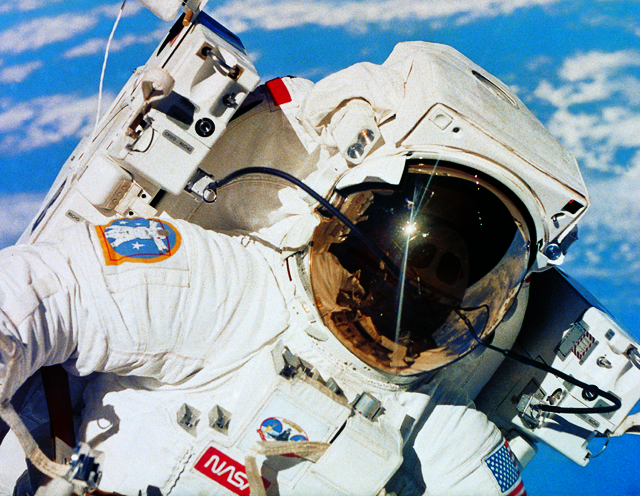
#> input picture курс 3/семестр 2/Графические и мультимедийные системы/src/labs/Astronaut.bmp, 640 x 496 px
$ python main.py
#> lines starting #> are read from the running program, lines starting #| are printed output that depends on the picture
#> the answer given: 1
#> the answer given: labs/Astronaut.bmp
#> the answer given: labs/Ducky.bmp
### курс 3/семестр 2/Графические и мультимедийные системы/src/labs/rasterFiles.py
import struct

import numpy as np
from PIL import Image


class rasterFiles:
    """
    Класс для работы с растровыми файлами форматов BMP и пользовательского .FIO (здесь .LGO).
    Предоставляет функциональность для чтения заголовков, попиксельной обработки и сохранения изображений.
    """

    # Определение пользовательского формата заголовка для формата .FIO (Лабораторная работа 1).
    # FIO_HEADER_FORMAT: Строка формата для struct.pack/unpack.
    # '<2s16sI4I' означает:
    #   <   - little-endian (порядок байтов от младшего к старшему)
    #   2s  - 2 байта для типа файла (например, 'BM' для BMP)
    #   16s - 16 байт для комментария
    #   I   - беззнаковое целое (4 байта) для размера растра
    #   4I  - четыре беззнаковых целых (по 4 байта каждое) для смещения данных, ширины, высоты, количества пикселей
    FIO_HEADER_FORMAT = '<2s16sI4I'
    # HEADER_SIZE: Вычисляем размер заголовка в байтах на основе определенного формата.
    HEADER_SIZE = struct.calcsize(FIO_HEADER_FORMAT)

    def __read_bmp_header(self, file_path):
        """
        Читает и извлекает ключевую информацию из заголовка BMP-файла.

        Args:
            file_path (str): Путь к BMP-файлу.

        Returns:
            dict: Словарь с информацией о заголовке BMP:
                  'file_type', 'comment', 'raster_size', 'data_offset',
                  'width', 'height', 'pixel_count'.
        """
        with open(file_path, 'rb') as f:
            # Перейти к смещению ширины и высоты (байты 18-25 в BMP заголовке)
            f.seek(18)
            # Считать 8 байт (по 4 байта на каждое) для ширины и высоты
            width, height = struct.unpack('<II', f.read(8))

            # Перейти к смещению данных (байт 10 в BMP заголовке)
            f.seek(10)
            # Считать 4 байта для смещения данных растра от начала файла
            data_offset = struct.unpack('<I', f.read(4))[0]

            # Перейти к размеру растровых данных (байт 34 в BMP заголовке)
            f.seek(34)
            # Считать 4 байта для размера растровых данных
            raster_size = struct.unpack('<I', f.read(4))[0]

            # Если raster_size = 0 (что бывает в некоторых BMP), пересчитать размер вручную.
            # Формула учитывает выравнивание строк по 4 байта: ((ширина * глубина_цвета_в_байтах + 3) & ~3) * высота
            # Для 24-битного BMP (3 байта на пиксель): (ширина * 3 + 3) & ~3
            if raster_size == 0:
                raster_size = ((width * 3 + 3) & ~3) * height

            # Общее количество пикселей в изображении
            pixel_count = width * height
            return {
                'file_type': 'BM',  # Тип файла для BMP
                'comment': '',  # В BMP нет стандартного поля для комментария в этом месте
                'raster_size': raster_size,
                'data_offset': data_offset,
                'width': width,
                'height': height,
                'pixel_count': pixel_count
            }

    def __apply_color_dodge(self, base, blend):
        """
        Применяет алгоритм наложения Color Dodge к двум изображениям.
        Формула: Result = Base / (255 - Blend + 1).
        Осветляет базовое изображение, используя значения пикселей накладываемого изображения.

        Args:
            base (numpy.ndarray): Массив пикселей базового изображения (float32).
            blend (numpy.ndarray): Массив пикселей накладываемого изображения (float32).

        Returns:
            numpy.ndarray: Результирующий массив пикселей после применения Color Dodge (uint8).
        """
        # Предотвращаем деление на ноль: если blend_pixel == 255, 255 - blend + 1 будет 1.
        # Добавляем 1 к 255 - blend, чтобы избежать деления на ноль, если blend = 255.
        # Значения blend_pixel = 255 (белый) не меняют базовое изображение.
        # Значения blend_pixel = 0 (черный) делают базовое изображение полностью белым.
        result = base / (255 - blend + 1)
        # Ограничение значений, чтобы избежать переполнения (значения не должны превышать 255).
        result[result > 255] = 255
        return np.uint8(result)

    def __modify_image(self, base_img_path, blend_img_path, output_path):
        """
        Открывает два BMP-изображения, применяет к ним эффект Color Dodge
        и сохраняет результат в новый BMP-файл.

        Args:
            base_img_path (str): Путь к базовому BMP-изображению.
            blend_img_path (str): Путь к BMP-изображению для наложения.
            output_path (str): Путь для сохранения результирующего BMP-файла.
        """
        # Открытие и преобразование изображений в формат RGB для единообразия.
        base_img = Image.open(base_img_path).convert('RGB')
        blend_img = Image.open(blend_img_path).convert('RGB')

        # Изменить размер blend_img, чтобы он соответствовал размеру base_img.
        # Это необходимо для корректного попиксельного наложения.
        # Image.LANCZOS - высококачественный фильтр для изменения размера.
        blend_img = blend_img.resize(base_img.size, Image.LANCZOS)

        # Преобразовать изображения в массивы numpy для эффективных манипуляций с пикселями.
        # Используем float32 для предотвращения потери точности при делении.
        base_array = np.array(base_img, dtype=np.float32)
        blend_array = np.array(blend_img, dtype=np.float32)

        # Применить алгоритм Color Dodge к массивам пикселей.
        result_array = self.__apply_color_dodge(base_array, blend_array)
        # Преобразовать результирующий массив обратно в объект изображения PIL.
        result_img = Image.fromarray(result_array.astype('uint8'))
        # Сохранить модифицированное изображение в указанный путь.
        result_img.save(output_path)

    def __save_to_fio(self, output_path, data, header):
        """
        Сохраняет растровые данные изображения и заголовок в пользовательский формат .FIO.

        Args:
            output_path (str): Путь для сохранения файла .FIO.
            data (bytes): Бинарные растровые данные изображения.
            header (dict): Словарь с информацией о заголовке для записи.
        """
        with open(output_path, 'wb') as f:
            # Упаковать поля заголовка в бинарный формат согласно FIO_HEADER_FORMAT.
            # .encode('utf-8') для строк, .ljust(16, '\x00') для выравнивания комментария.
            header_data = struct.pack(
                self.FIO_HEADER_FORMAT,
                header['file_type'].encode('utf-8'),
                header['comment'].ljust(16, '\x00').encode('utf-8'),
                header['raster_size'],
                header['data_offset'],
                header['width'],
                header['height'],
                header['pixel_count']
            )
            # Записать упакованный заголовок в файл.
            f.write(header_data)
            # Записать сырые растровые данные изображения после заголовка.
            f.write(data)

    # [52 lines left out: function open_fio, not called in this run]

    def open_bmp(self, base_img_path, blend_img_path):
        """
        Открывает два BMP-изображения, обрабатывает их (применяя Color Dodge),
        сохраняет результат в BMP и пользовательский формат .FIO (здесь .LGO).

        Args:
            base_img_path (str): Путь к базовому BMP-изображению.
            blend_img_path (str): Путь к BMP-изображению для наложения.
        """
#> called with base_img_path = 'labs/Astronaut.bmp', blend_img_path = 'labs/Ducky.bmp'
        # Пути для сохранения результирующих файлов.
        output_fio_path = 'result.LGO'
        output_bmp_path = 'result.bmp'

        # Открыть и отобразить исходные изображения для предварительного просмотра.
        base_img = Image.open(base_img_path)
#> base_img is the input picture: PIL image 640x496 RGB; mean R, G, B 136.3, 152.4, 162.2
        base_img.show()

        blend_img = Image.open(blend_img_path)
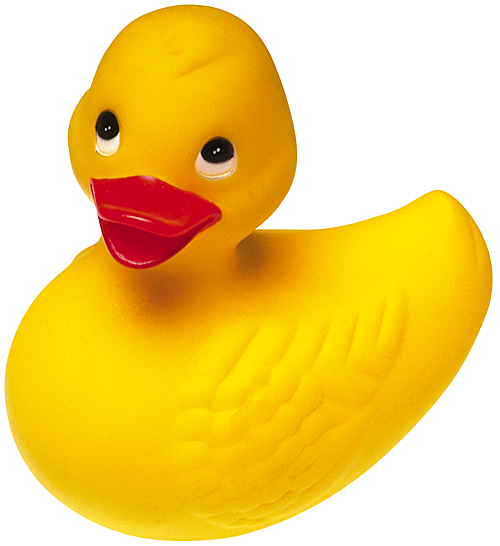
#> input picture курс 3/семестр 2/Графические и мультимедийные системы/src/labs/Ducky.bmp, 500 x 546 px
#> blend_img is the input picture: PIL image 500x546 RGB; mean R, G, B 244.4, 207.9, 104.8
        blend_img.show()

        # Вывести информацию о заголовке базового изображения, используя приватный метод.
        base_header_info = self.__read_bmp_header(base_img_path)
        print("\nИнформация о заголовке базового изображения:")
        print('Тип файла:', base_header_info['file_type'])
        print('Комментарий:', base_header_info['comment'])
        print('Размер растра:', base_header_info['raster_size'])
        print('Смещение данных:', base_header_info['data_offset'])
        print('Ширина:', base_header_info['width'])
        print('Высота:', base_header_info['height'])
        print('Количество пикселей:', base_header_info['pixel_count'])

        # Вывести информацию о заголовке изображения для наложения.
        blend_header_info = self.__read_bmp_header(blend_img_path)
        print("\nИнформация о заголовке изображения для наложения:")
        print('Тип файла:', blend_header_info['file_type'])
        print('Комментарий:', blend_header_info['comment'])
        print('Размер растра:', blend_header_info['raster_size'])
        print('Смещение данных:', blend_header_info['data_offset'])
        print('Ширина:', blend_header_info['width'])
        print('Высота:', blend_header_info['height'])
        print('Количество пикселей:', blend_header_info['pixel_count'])

        # Изменить и сохранить изображение с использованием Color Dodge.
        # Результат сохраняется во временный BMP-файл, который затем будет использован.
        self.__modify_image(base_img_path, blend_img_path, output_bmp_path)
#> in __modify_image, `blend_img = blend_img.resize(base_img.size, Image.LANCZOS)`:
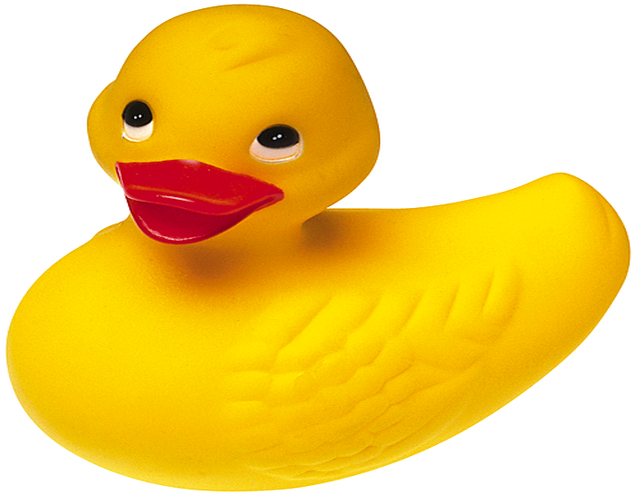
#> blend_img: PIL image 640x496 RGB; mean R, G, B 244.4, 207.9, 104.8
#> in __apply_color_dodge, `result = base / (255 - blend + 1)`:
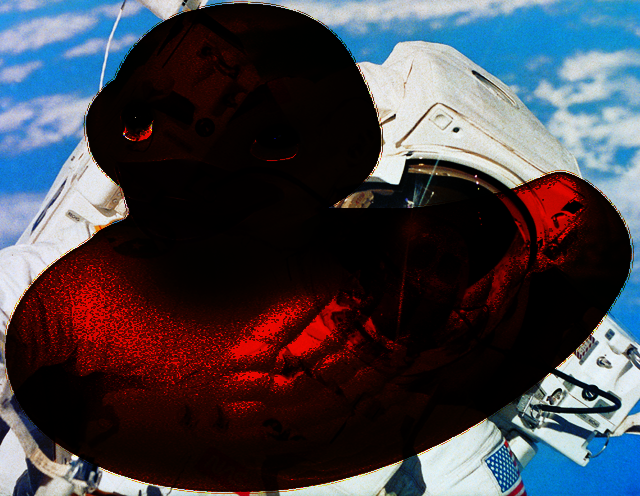
#> result: shape (496, 640, 3) float32; mean R, G, B 67.1, 65.1, 73
        # Открыть результирующее изображение для получения его растровых данных.
        result_img = Image.open(output_bmp_path)
        # Получить сырые байты пикселей из результирующего изображения.
        raster_data = result_img.tobytes()

        # Создать словарь с информацией для заголовка файла .FIO (здесь .LGO).
        fio_header = {
            'file_type': 'LGO',  # Пользовательский тип файла
            'comment': 'Color Dodge',  # Комментарий, описывающий примененную операцию
            'raster_size': len(raster_data),  # Размер растровых данных в байтах
            'data_offset': self.HEADER_SIZE,  # Смещение данных после заголовка
            'width': result_img.width,
            'height': result_img.height,
            'pixel_count': result_img.width * result_img.height
        }
#> fio_header = {'file_type': 'LGO', 'comment': 'Color Dodge', 'raster_size': 952320, 'data_offset': 38, 'width': 640, 'height': 496, 'pixel_count': 317440}
        # Сохранить результирующие растровые данные и заголовок в файл .FIO.
        self.__save_to_fio(output_fio_path, raster_data, fio_header)

        # Сохранить результат в формате BMP (если еще не сохранен или для подтверждения)
        # и отобразить его для пользователя.
        result_img.save(output_bmp_path)
        result_img.show()  # Отображение окончательного результата
        print(f"Обработанное изображение сохранено как '{output_bmp_path}' и '{output_fio_path}'.")

### курс 3/семестр 2/Графические и мультимедийные системы/src/labs/outlineSelection.py
from PIL import Image

# Импортируем класс filteringImages из модуля src.labs.filteringImages
# Этот класс содержит методы для чтения растровых данных, добавления шума и фильтрации.
from src.labs.filteringImages import filteringImages


class outlineSelection:
    """
    Класс для выделения контуров на изображениях.
    Реализует функциональность, необходимую для Лабораторной работы 3.
    """

    def __init__(self):
        """
        Конструктор класса outlineSelection.
        Инициализирует объект класса filteringImages для использования его методов.
        """
        self.filteringImages = filteringImages()

    # [354 lines left out: functions __original, __filtered, __noisy, __noisyFiltered, extract_outline, __rgb_to_grayscale and 3 more, not called in this run]

### курс 3/семестр 2/Графические и мультимедийные системы/src/main.py
from src.labs.filteringImages import filteringImages
from src.labs.outlineSelection import outlineSelection
from src.labs.rasterFiles import rasterFiles

# Точка входа в программу
if __name__ == '__main__':
    # Инициализация объектов для каждой лабораторной работы.
    # Это позволяет использовать функционал, определенный в соответствующих модулях.

    # Лабораторная работа 1: Работа с растровыми файлами (BMP и пользовательский .LGO)
    rasterFiles = rasterFiles()
    # Лабораторная работа 2: Добавление шума и фильтрация изображений
    filteringImages = filteringImages()
    # Лабораторная работа 3: Выделение контуров на изображениях
    outlineSelection = outlineSelection()

    # Основной цикл программы, предоставляющий пользователю меню выбора действий.
    while True:
        # Вывод меню для пользователя с доступными операциями.
        choice = input(
            "\nВыберите действие:\n"
            "1 - Открыть BMP, обработать и сохранить в .FIO\n"
            "2 - Открыть .FIO, вывести заголовок и сохранить в .BMP\n"
            "3 - Добавить шум на изображение\n"
            "4 - Фильтрация шума\n"
            "5 - Выделить контур изображения\n"
            "6 - Выход\n"
            "Ваш выбор: "
        )

        # Обработка выбора пользователя
        if choice == '1':
            # Задание 1 (ЛР1): Открытие двух BMP-изображений, применение эффекта Color Dodge
            # и сохранение результата в пользовательский формат .FIO (здесь .LGO).
            base_img_path = input("Введите путь к базовому изображению (.BMP): ")
#> (the run stopped early here; a loop or call above may not have finished)
